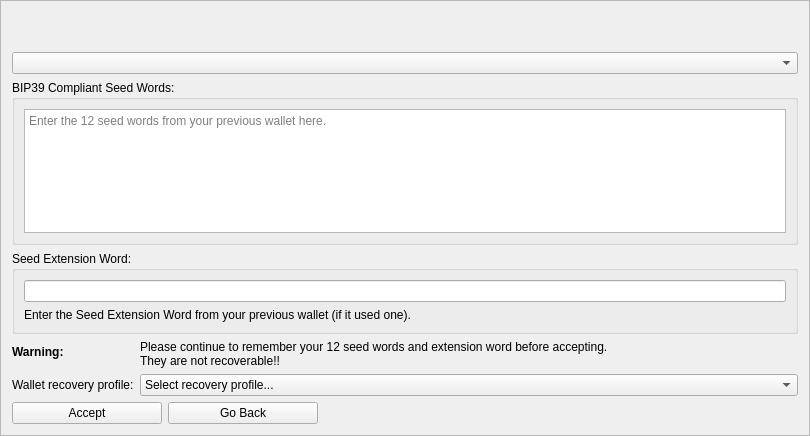
<?xml version="1.0" encoding="UTF-8"?>
<ui version="4.0">
 <class>MnemonicDialog3</class>
 <widget class="QFrame" name="MnemonicDialog3">
  <property name="geometry">
   <rect>
    <x>0</x>
    <y>0</y>
    <width>810</width>
    <height>436</height>
   </rect>
  </property>
  <property name="windowTitle">
   <string>Previous HD Wallet Re-creation</string>
  </property>
  <property name="frameShape">
   <enum>QFrame::StyledPanel</enum>
  </property>
  <property name="frameShadow">
   <enum>QFrame::Raised</enum>
  </property>
  <layout class="QVBoxLayout" name="verticalLayout">
   <item>
    <widget class="QLabel" name="lblHelp">
     <property name="palette">
      <palette>
       <active>
        <colorrole role="WindowText">
         <brush brushstyle="SolidPattern">
          <color alpha="255">
           <red>239</red>
           <green>41</green>
           <blue>41</blue>
          </color>
         </brush>
        </colorrole>
        <colorrole role="Text">
         <brush brushstyle="SolidPattern">
          <color alpha="255">
           <red>239</red>
           <green>41</green>
           <blue>41</blue>
          </color>
         </brush>
        </colorrole>
        <colorrole role="ButtonText">
         <brush brushstyle="SolidPattern">
          <color alpha="255">
           <red>239</red>
           <green>41</green>
           <blue>41</blue>
          </color>
         </brush>
        </colorrole>
       </active>
       <inactive>
        <colorrole role="WindowText">
         <brush brushstyle="SolidPattern">
          <color alpha="255">
           <red>239</red>
           <green>41</green>
           <blue>41</blue>
          </color>
         </brush>
        </colorrole>
        <colorrole role="Text">
         <brush brushstyle="SolidPattern">
          <color alpha="255">
           <red>239</red>
           <green>41</green>
           <blue>41</blue>
          </color>
         </brush>
        </colorrole>
        <colorrole role="ButtonText">
         <brush brushstyle="SolidPattern">
          <color alpha="255">
           <red>239</red>
           <green>41</green>
           <blue>41</blue>
          </color>
         </brush>
        </colorrole>
       </inactive>
       <disabled>
        <colorrole role="WindowText">
         <brush brushstyle="SolidPattern">
          <color alpha="255">
           <red>190</red>
           <green>190</green>
           <blue>190</blue>
          </color>
         </brush>
        </colorrole>
        <colorrole role="Text">
         <brush brushstyle="SolidPattern">
          <color alpha="255">
           <red>190</red>
           <green>190</green>
           <blue>190</blue>
          </color>
         </brush>
        </colorrole>
        <colorrole role="ButtonText">
         <brush brushstyle="SolidPattern">
          <color alpha="255">
           <red>190</red>
           <green>190</green>
           <blue>190</blue>
          </color>
         </brush>
        </colorrole>
       </disabled>
      </palette>
     </property>
     <property name="text">
      <string />
     </property>
    </widget>
   </item>
   <item>
    <widget class="QLabel" name="lblWarningJapanese">
     <property name="palette">
      <palette>
       <active>
        <colorrole role="WindowText">
         <brush brushstyle="SolidPattern">
          <color alpha="255">
           <red>239</red>
           <green>41</green>
           <blue>41</blue>
          </color>
         </brush>
        </colorrole>
        <colorrole role="Text">
         <brush brushstyle="SolidPattern">
          <color alpha="255">
           <red>239</red>
           <green>41</green>
           <blue>41</blue>
          </color>
         </brush>
        </colorrole>
        <colorrole role="ButtonText">
         <brush brushstyle="SolidPattern">
          <color alpha="255">
           <red>239</red>
           <green>41</green>
           <blue>41</blue>
          </color>
         </brush>
        </colorrole>
       </active>
       <inactive>
        <colorrole role="WindowText">
         <brush brushstyle="SolidPattern">
          <color alpha="255">
           <red>239</red>
           <green>41</green>
           <blue>41</blue>
          </color>
         </brush>
        </colorrole>
        <colorrole role="Text">
         <brush brushstyle="SolidPattern">
          <color alpha="255">
           <red>239</red>
           <green>41</green>
           <blue>41</blue>
          </color>
         </brush>
        </colorrole>
        <colorrole role="ButtonText">
         <brush brushstyle="SolidPattern">
          <color alpha="255">
           <red>239</red>
           <green>41</green>
           <blue>41</blue>
          </color>
         </brush>
        </colorrole>
       </inactive>
       <disabled>
        <colorrole role="WindowText">
         <brush brushstyle="SolidPattern">
          <color alpha="255">
           <red>190</red>
           <green>190</green>
           <blue>190</blue>
          </color>
         </brush>
        </colorrole>
        <colorrole role="Text">
         <brush brushstyle="SolidPattern">
          <color alpha="255">
           <red>190</red>
           <green>190</green>
           <blue>190</blue>
          </color>
         </brush>
        </colorrole>
        <colorrole role="ButtonText">
         <brush brushstyle="SolidPattern">
          <color alpha="255">
           <red>190</red>
           <green>190</green>
           <blue>190</blue>
          </color>
         </brush>
        </colorrole>
       </disabled>
      </palette>
     </property>
     <property name="text">
      <string />
     </property>
    </widget>
   </item>
   <item>
    <widget class="QComboBox" name="languageSeedWords" />
   </item>
   <item>
    <widget class="QGroupBox" name="groupBox">
     <property name="title">
      <string>BIP39 Compliant Seed Words:</string>
     </property>
     <layout class="QGridLayout" name="gridLayout_3">
      <item row="0" column="0">
       <widget class="QPlainTextEdit" name="seedwordsEdit">
        <property name="readOnly">
         <bool>false</bool>
        </property>
        <property name="placeholderText">
         <string>Enter the 12 seed words from your previous wallet here.</string>
        </property>
       </widget>
      </item>
     </layout>
    </widget>
   </item>
   <item>
    <spacer name="verticalSpacer">
     <property name="orientation">
      <enum>Qt::Vertical</enum>
     </property>
     <property name="sizeHint" stdset="0">
      <size>
       <width>20</width>
       <height>10</height>
      </size>
     </property>
    </spacer>
   </item>
   <item>
    <widget class="QGroupBox" name="groupBox_2">
     <property name="title">
      <string>Seed Extension Word:</string>
     </property>
     <layout class="QVBoxLayout" name="verticalLayout_2">
      <item>
       <widget class="QLineEdit" name="passphraseEdit">
        <property name="toolTip">
         <string>The Seed Extension Word is like adding a password to your randomly generated seed phrase. If someone finds your written 12 word seed phrase, but you’ve chosen to use a Seed Extension Word, they will not be able to access your wallet.</string>
        </property>
       </widget>
      </item>
      <item>
       <widget class="QLabel" name="passwordLabel">
        <property name="text">
         <string>Enter the Seed Extension Word from your previous wallet (if it used one).</string>
        </property>
       </widget>
      </item>
     </layout>
    </widget>
   </item>
   <item>
    <spacer name="verticalSpacer_4">
     <property name="orientation">
      <enum>Qt::Vertical</enum>
     </property>
     <property name="sizeHint" stdset="0">
      <size>
       <width>20</width>
       <height>40</height>
      </size>
     </property>
    </spacer>
   </item>
   <item>
    <layout class="QFormLayout" name="mnemonicLayout">
     <item row="1" column="0">
      <widget class="QLabel" name="label_3">
       <property name="font">
        <font>
         <weight>75</weight>
         <bold>true</bold>
        </font>
       </property>
       <property name="text">
        <string>Warning: </string>
       </property>
      </widget>
     </item>
     <item row="1" column="1">
      <widget class="QLabel" name="label_2">
       <property name="text">
        <string>Please continue to remember your 12 seed words and extension word before accepting.
They are not recoverable!!</string>
       </property>
      </widget>
     </item>
     <item row="2" column="0">
      <widget class="QLabel" name="recoveryCoinTypeLabel">
       <property name="text">
        <string>Wallet recovery profile:</string>
       </property>
      </widget>
     </item>
     <item row="2" column="1">
      <widget class="QComboBox" name="recoveryCoinTypeCombo">
       <item>
        <property name="text">
         <string>Select recovery profile...</string>
        </property>
       </item>
       <item>
        <property name="text">
         <string>Current Aurora Borealis coin type</string>
        </property>
       </item>
       <item>
        <property name="text">
         <string>Legacy Aurora Borealis wallet (coin type 10000)</string>
        </property>
       </item>
      </widget>
     </item>
    </layout>
   </item>
   <item>
    <layout class="QHBoxLayout" name="horizontalLayout_2">
     <item>
      <widget class="QPushButton" name="acceptButton">
       <property name="minimumSize">
        <size>
         <width>150</width>
         <height>0</height>
        </size>
       </property>
       <property name="maximumSize">
        <size>
         <width>150</width>
         <height>16777215</height>
        </size>
       </property>
       <property name="text">
        <string>Accept</string>
       </property>
       <property name="autoDefault">
        <bool>false</bool>
       </property>
      </widget>
     </item>
     <item>
      <widget class="QPushButton" name="backButton">
       <property name="minimumSize">
        <size>
         <width>150</width>
         <height>0</height>
        </size>
       </property>
       <property name="maximumSize">
        <size>
         <width>150</width>
         <height>16777215</height>
        </size>
       </property>
       <property name="text">
        <string>Go Back</string>
       </property>
      </widget>
     </item>
     <item>
      <spacer name="horizontalSpacer">
       <property name="orientation">
        <enum>Qt::Horizontal</enum>
       </property>
       <property name="sizeHint" stdset="0">
        <size>
         <width>40</width>
         <height>20</height>
        </size>
       </property>
      </spacer>
     </item>
    </layout>
   </item>
  </layout>
 </widget>
 <resources />
 <connections />
</ui>
